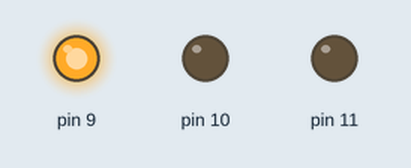
This sketch was run on a simulated Arduino Uno, built with avr-gcc and run on an emulated ATmega328P. Shown: output pins drawn as LEDs (lit = HIGH).

Above: at 1.5 s.
At 3.5 s:
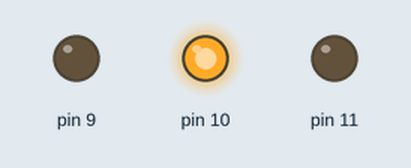
At 5.5 s:
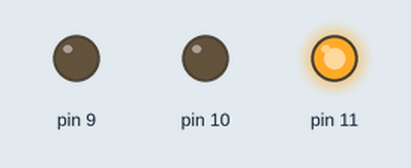
Timing chart, 0 to 9.1 s (numbered marks = the images above):
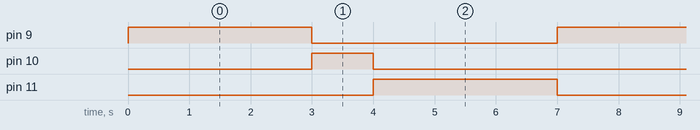

The sketch:

traffic_lights.ino
```cpp
void setup() {
  pinMode(9, OUTPUT);
  pinMode(10, OUTPUT);
  pinMode(11, OUTPUT);
}

void loop() {
  digitalWrite(9, HIGH);
  digitalWrite(10, LOW);
  digitalWrite(11, LOW);
  delay(3000);

  digitalWrite(9, LOW);
  digitalWrite(10, HIGH);
  digitalWrite(11, LOW);
  delay(1000);
  Serial.println("bulb is OFF");

  digitalWrite(9, LOW);
  digitalWrite(10, LOW);
  digitalWrite(11, HIGH);
  delay(3000);
}
```

Measured:
- by itself, pin 9, pin 11: alternates HIGH for 3.0 s and LOW for 4.0 s
- by itself, pin 10: alternates HIGH for 1.0 s and LOW for 6.0 s
- by itself, everything shown: repeats every 7.0 s, in 3 steps
